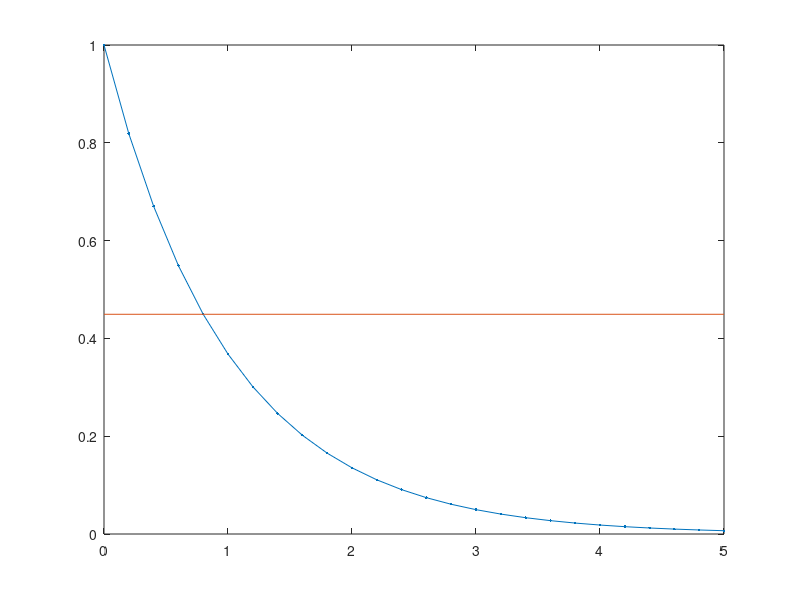

Here is the MATLAB script that generated this plot:
% Optical_path

clear
clc

epsilon0 = 1;
epsilon_max = 2;

theta_in = 10; % deg
y_top = 1; % mm
yy = 0:0.2:5;
leyers_y = y_top*exp(-yy);
epsilons_y = linspace(epsilon0,epsilon_max,length(yy));



figure(1)
plot(yy,leyers_y,'.-')
hold on
plot([yy(1) yy(end)],leyers_y(5).*[1 1],'-')
hold off




